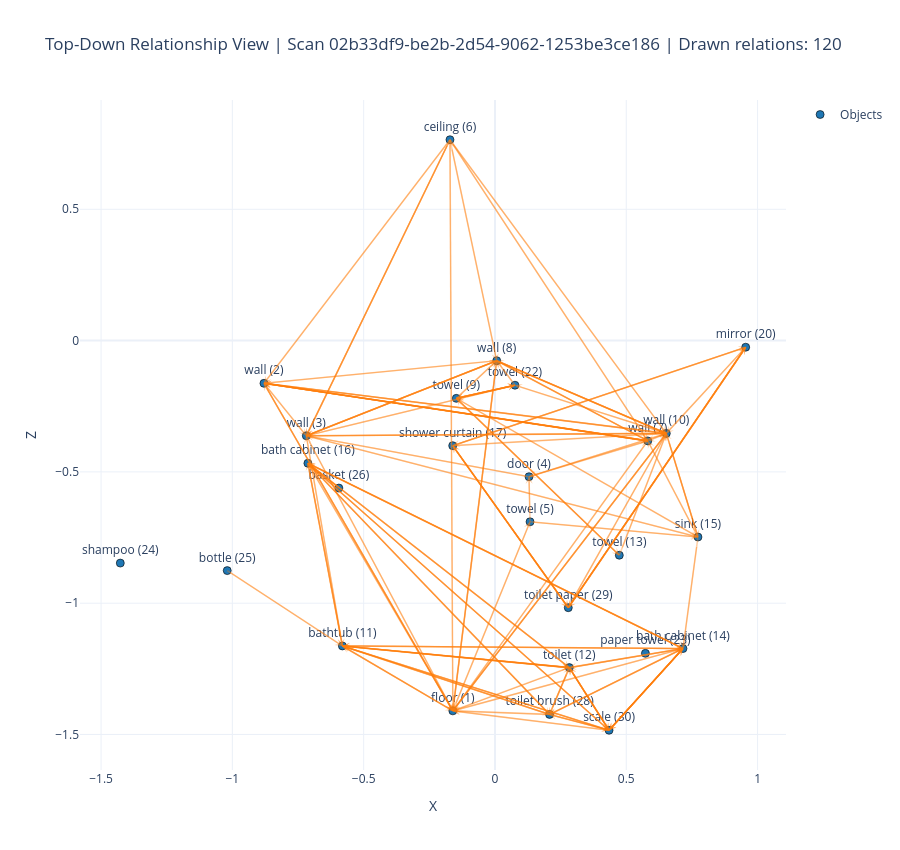

The notebook cell this image was saved under:
### Code cell
import numpy as np
import plotly.graph_objects as go

def _extract_topdown_position(obj):
    """Return (x, z) center for top-down view from segmentation OBB data."""
    seg = obj.get("segmentation") or {}
    obb = seg.get("obb") if isinstance(seg, dict) else None

    if isinstance(obb, dict):
        for key in ("centroid", "center", "position"):
            if key in obb and isinstance(obb[key], (list, tuple)) and len(obb[key]) >= 3:
                c = obb[key]
                return float(c[0]), float(c[2])

    return None

def plot_topdown_relationships(max_relationships=120, annotate_predicates=False):
    if "merged_objects" not in globals():
        raise RuntimeError("merged_objects is not available. Run the merge/build cells first.")
    if "scan_relationships" not in globals():
        raise RuntimeError("scan_relationships is not available. Run the embedding/export cell first.")

    id_to_obj = {}
    positions = {}

    for obj in merged_objects:
        obj_id = obj.get("id")
        if not str(obj_id).isdigit():
            continue
        obj_id = int(obj_id)
        id_to_obj[obj_id] = obj
        pos = _extract_topdown_position(obj)
        if pos is not None:
            positions[obj_id] = pos

    if not positions:
        raise RuntimeError("No object positions found in OBB data for top-down plotting.")

    fig = go.Figure()

    # Object points + hover
    obj_ids = list(positions.keys())
    obj_x = [positions[i][0] for i in obj_ids]
    obj_y = [positions[i][1] for i in obj_ids]
    obj_labels = [id_to_obj.get(i, {}).get("label", "obj") for i in obj_ids]

    fig.add_trace(
        go.Scatter(
            x=obj_x,
            y=obj_y,
            mode="markers+text",
            text=[f"{lbl} ({oid})" for lbl, oid in zip(obj_labels, obj_ids)],
            textposition="top center",
            marker=dict(size=8, color="#1f77b4", line=dict(width=0.6, color="black")),
            name="Objects",
            customdata=np.array(list(zip(obj_ids, obj_labels)), dtype=object),
            hovertemplate="Object ID: %{customdata[0]}<br>Label: %{customdata[1]}<extra></extra>",
        )
    )

    # Directed relationships: arrow + hover marker at edge midpoint
    drawn = 0
    for rel in scan_relationships:
        if drawn >= max_relationships:
            break

        sid = rel.get("subject_id")
        oid = rel.get("object_id")
        pred = rel.get("predicate", "rel")

        if sid not in positions or oid not in positions:
            continue

        x1, y1 = positions[sid]
        x2, y2 = positions[oid]

        # Relationship line
        fig.add_trace(
            go.Scatter(
                x=[x1, x2],
                y=[y1, y2],
                mode="lines",
                line=dict(color="rgba(255,127,14,0.35)", width=1.6),
                hoverinfo="skip",
                showlegend=False,
            )
        )

        # Arrow head to show direction (subject -> object)
        fig.add_annotation(
            x=x2,
            y=y2,
            ax=x1,
            ay=y1,
            xref="x",
            yref="y",
            axref="x",
            ayref="y",
            showarrow=True,
            arrowhead=3,
            arrowsize=1,
            arrowwidth=1.2,
            arrowcolor="rgba(255,127,14,0.45)",
            opacity=0.9
        )

        # Invisible midpoint marker for hover relationship type
        mx, my = (x1 + x2) / 2.0, (y1 + y2) / 2.0
        fig.add_trace(
            go.Scatter(
                x=[mx],
                y=[my],
                mode="markers",
                marker=dict(size=10, color="rgba(0,0,0,0)"),
                customdata=[[sid, rel.get("subject_label"), oid, rel.get("object_label"), pred]],
                hovertemplate=(
                    "Subject: %{customdata[1]} (%{customdata[0]})<br>"
                    "Predicate: %{customdata[4]}<br>"
                    "Object: %{customdata[3]} (%{customdata[2]})<extra></extra>"
                ),
                showlegend=False,
            )
        )

        if annotate_predicates:
            fig.add_annotation(
                x=mx,
                y=my,
                text=pred,
                showarrow=False,
                font=dict(size=9, color="#d62728"),
                bgcolor="rgba(255,255,255,0.65)",
            )

        drawn += 1

    fig.update_layout(
        title=f"Top-Down Relationship View | Scan {TARGET_SCAN_ID} | Drawn relations: {drawn}",
        xaxis_title="X",
        yaxis_title="Z",
        yaxis_scaleanchor="x",
        yaxis_scaleratio=1,
        template="plotly_white",
        height=850,
        hovermode="closest"
    )

    fig.show()

plot_topdown_relationships(max_relationships=120, annotate_predicates=False)
